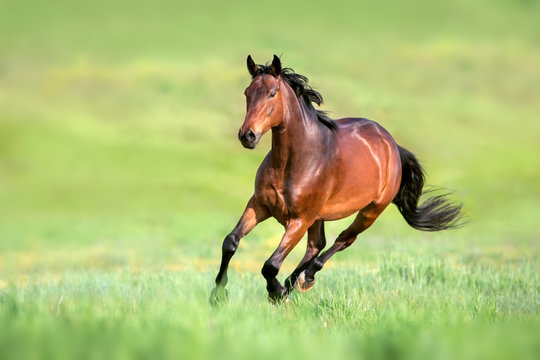
#> input picture data/horse.jpg, 540 x 360 px
$ python rotate.py
#> lines starting #> are read from the running program, lines starting #| are printed output that depends on the picture
### chapter2/image_read.py
# FatheVision code
import sys

import cv2


def read_image(path, image_type=1):
    """
    reading the image from path

    Args:
        path: image path
        image_type: flag to read different image, gray, rgb, rgba

    Returns:
        read image
    """
#> called with path = '../data/horse.jpg', image_type = 1
    img = cv2.imread(path, image_type)
#> img is the input picture: shape (360, 540, 3); mean B, G, R 115, 190.9, 174.8
#> the answer given: 1
    return img


# [24 lines left out: function main, not called in this run]


# [2 lines that do not run on import are left out]

### chapter2/rotate.py
import sys

import cv2
from image_read import read_image


def rotate_image(img, angle_code):
    """
    rotate image 90 180, 270
    Args:
        img: input image for rotation
        angle_code: rotation angle code

    Returns:
        rotated image
    """
#> called with angle_code = 0
    img = cv2.rotate(img, angle_code)
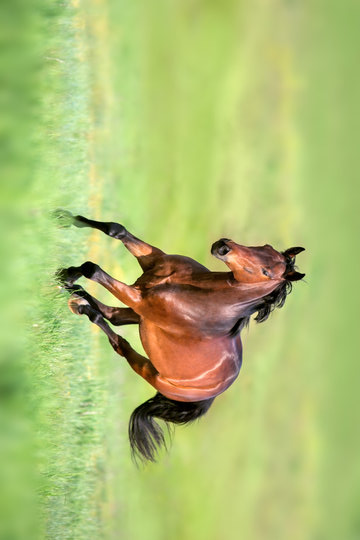
#> img: shape (540, 360, 3); mean of channels 0, 1, 2 115, 190.9, 174.8; drawn as B, G, R
    return img


def main():
    image_path = "../data/horse.jpg"
    image = read_image(image_path)
    while True:
        print("*********")
        print("1: 90 rotation")
        print("2: 180 rotation")
        print("3: 270 rotation")
        print("q: Quit")
        rotation = input("Enter the rotate choice: ")
#> the answer given: 1
#> the answer given: 1
#> the answer given: 1
#> the answer given: 1
#> the answer given: 1
        print("*********")

        if rotation == "1":
            rotated_image = rotate_image(image, cv2.ROTATE_90_CLOCKWISE)
        elif rotation == "2":
            rotated_image = rotate_image(image, cv2.ROTATE_180)
        elif rotation == "3":
            rotated_image = rotate_image(image, cv2.ROTATE_90_COUNTERCLOCKWISE)
        elif rotation == "q":
            sys.exit()
        else:
            print("wrong choice... please enter again")
            continue
        window_name = "Rotate_image"
        cv2.imshow(window_name, rotated_image)
        cv2.waitKey(0)
    cv2.destroyAllWindows()


if __name__ == "__main__":
#> (the run stopped early here; a loop or call above may not have finished)

$ run again, with data/document.jpg copied over data/horse.jpg
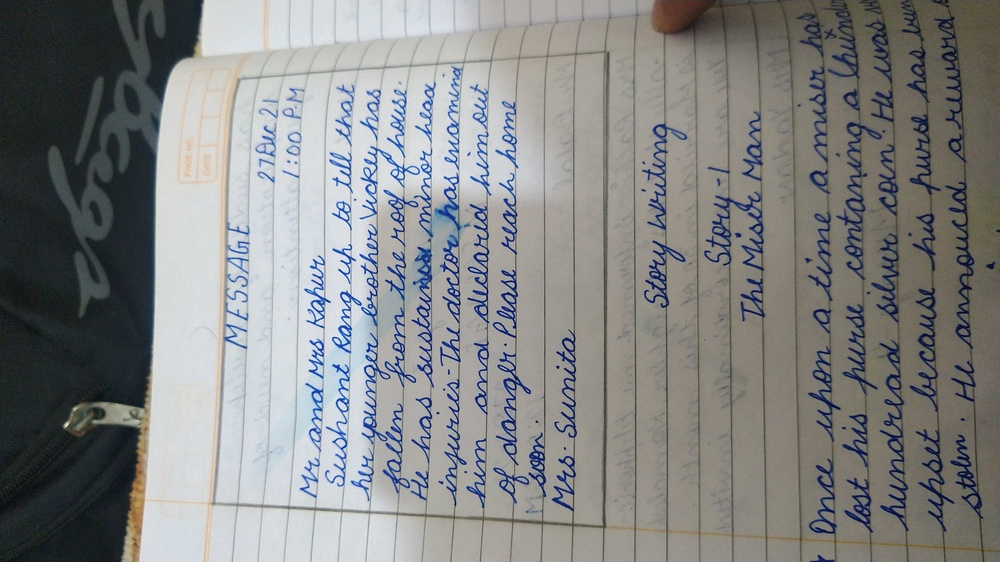
#> input picture data/document.jpg, 1000 x 562 px, shrunk from 3840 x 2160 before the run
#> in read_image, img is the input picture: shape (562, 1000, 3); mean B, G, R 132.6, 133.1, 131.9
#> in rotate_image, `img = cv2.rotate(img, angle_code)`:
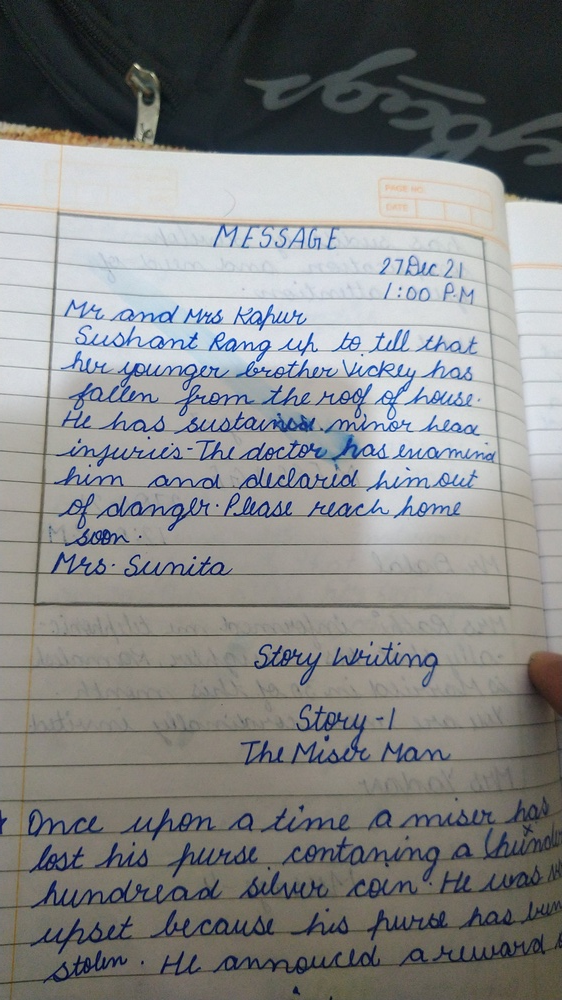
#> img: shape (1000, 562, 3); mean of channels 0, 1, 2 132.6, 133.1, 131.9; drawn as B, G, R
